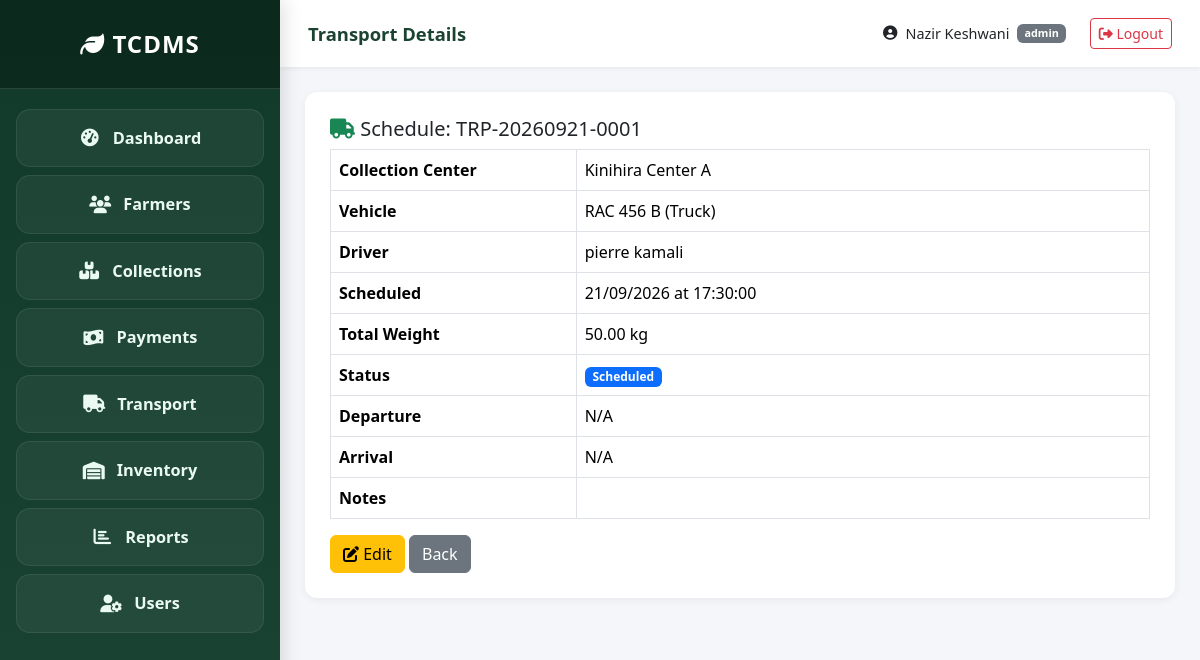
The app's page /modules/transport/view.php?id=1 (signed in) with its own data.
### tables this page shows
CREATE TABLE `transport_schedules` (
  `id` int(11) NOT NULL,
  `schedule_code` varchar(30) NOT NULL,
  `collection_center_id` int(11) NOT NULL,
  `vehicle_id` int(11) DEFAULT NULL,
  `driver_id` int(11) DEFAULT NULL,
  `scheduled_date` date NOT NULL,
  `scheduled_time` time NOT NULL,
  `total_weight_kg` decimal(10,2) DEFAULT 0.00,
  `status` enum('scheduled','in_transit','delivered','cancelled') DEFAULT 'scheduled',
  `departure_time` datetime DEFAULT NULL,
  `arrival_time` datetime DEFAULT NULL,
  `notes` text DEFAULT NULL,
  `created_by` int(11) DEFAULT NULL,
  `created_at` timestamp NOT NULL DEFAULT current_timestamp()
);

CREATE TABLE `collection_centers` (
  `id` int(11) NOT NULL,
  `name` varchar(100) NOT NULL,
  `code` varchar(20) NOT NULL,
  `location` varchar(255) DEFAULT NULL,
  `manager_id` int(11) DEFAULT NULL,
  `capacity_kg` decimal(10,2) DEFAULT 0.00,
  `is_active` tinyint(1) DEFAULT 1,
  `created_at` timestamp NOT NULL DEFAULT current_timestamp()
);

CREATE TABLE `vehicles` (
  `id` int(11) NOT NULL,
  `plate_number` varchar(20) NOT NULL,
  `vehicle_type` varchar(50) DEFAULT NULL,
  `capacity_kg` decimal(10,2) DEFAULT NULL,
  `is_available` tinyint(1) DEFAULT 1,
  `last_maintenance` date DEFAULT NULL,
  `created_at` timestamp NOT NULL DEFAULT current_timestamp()
);

### config/database.php (called while the page is built, shortened)
<?php
function getDBConnection() {
    static $pdo = null;
    if ($pdo === null) {
        $dsn = 'mysql:host=' . DB_HOST . ';dbname=' . DB_NAME . ';charset=' . DB_CHARSET;
        $options = [
            PDO::ATTR_ERRMODE            => PDO::ERRMODE_EXCEPTION,
            PDO::ATTR_DEFAULT_FETCH_MODE => PDO::FETCH_ASSOC,
            PDO::ATTR_EMULATE_PREPARES   => false,
        ];
        try {
            $pdo = new PDO($dsn, DB_USER, DB_PASS, $options);
        } catch (PDOException $e) {
            error_log('DB Error: ' . $e->getMessage());
            die('Database connection failed. Check XAMPP MySQL service.');
        }
    }
    return $pdo;
}
function dbQuery($sql, $params = []) {
    $stmt = getDBConnection()->prepare($sql);
    $stmt->execute($params);
    return $stmt;
}
function dbFetchOne($sql, $params = []) { return dbQuery($sql, $params)->fetch(); }

### modules/transport/view.php (the view, shortened to what this page needs)
<?php
require_once __DIR__ . '/../../includes/header.php';
require_once __DIR__ . '/../../includes/sidebar.php';
$id = (int)($_GET['id'] ?? 0);
$s = dbFetchOne("
    SELECT ts.*, cc.name AS center_name, v.plate_number, v.vehicle_type,
           CONCAT(u.first_name,' ',u.last_name) AS driver_name
    FROM transport_schedules ts
    JOIN collection_centers cc ON cc.id = ts.collection_center_id
    LEFT JOIN vehicles v ON v.id = ts.vehicle_id
    LEFT JOIN users u ON u.id = ts.driver_id
    WHERE ts.id = :id", [':id' => $id]);
?>
<div class="form-section">
  <h5><i class="fas fa-truck text-success"></i> Schedule: <?= htmlspecialchars($s['schedule_code']) ?></h5>
  <table class="table table-bordered">
    <tr><th style="width:30%">Collection Center</th><td><?= htmlspecialchars($s['center_name']) ?></td></tr>
    <tr><th>Vehicle</th><td><?= htmlspecialchars($s['plate_number'] ?? 'N/A').' '.($s['vehicle_type']?'('.$s['vehicle_type'].')':'') ?></td></tr>
    <tr><th>Driver</th><td><?= htmlspecialchars($s['driver_name'] ?? 'N/A') ?></td></tr>
    <tr><th>Scheduled</th><td><?= formatDate($s['scheduled_date']) ?> at <?= $s['scheduled_time'] ?></td></tr>
    <tr><th>Total Weight</th><td><?= formatWeight($s['total_weight_kg']) ?></td></tr>
    <tr><th>Status</th><td><?= getStatusBadge($s['status']) ?></td></tr>
    <tr><th>Departure</th><td><?= $s['departure_time'] ? formatDate($s['departure_time'],'d/m/Y H:i') : 'N/A' ?></td></tr>
    <tr><th>Arrival</th><td><?= $s['arrival_time'] ? formatDate($s['arrival_time'],'d/m/Y H:i') : 'N/A' ?></td></tr>
    <tr><th>Notes</th><td><?= nl2br(htmlspecialchars($s['notes'])) ?></td></tr>
  </table>
  <a href="edit.php?id=<?= $s['id'] ?>" class="btn btn-warning"><i class="fas fa-edit"></i> Edit</a>
  <a href="index.php" class="btn btn-secondary">Back</a>
</div>
<?php require_once __DIR__ . '/../../includes/footer.php'; ?>

### assets/css/style.css (style rules this page uses)
* { box-sizing: border-box; }
body { font-family: 'Segoe UI', Tahoma, sans-serif; background: #f4f6f9; margin: 0; }
.form-section { background: #fff; border-radius: 12px; padding: 25px; box-shadow: 0 2px 8px rgba(0,0,0,.06); }

### records on screen
transport_schedules: schedule_code "TRP-20260921-0001", collection_center.name "Kinihira Center A", vehicle.plate_number "RAC 456 B", vehicle.vehicle_type "Truck", scheduled_date "21/09/2026", scheduled_time "17:30:00", total_weight_kg "50.00 kg"

### other values on screen
SITE_SHORT_NAME "TCDMS"
$pageTitle "Transport Details"
$user['first_name'] . ' ' . $user['last_name'] "Nazir Keshwani"
$user['role'] "admin"
$s['driver_name'] "pierre kamali"
$t "Scheduled"
